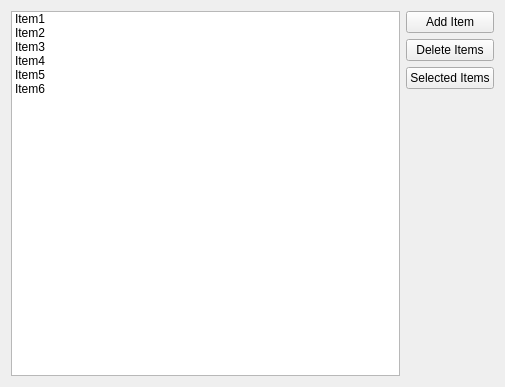
<?xml version="1.0" encoding="UTF-8"?>
<ui version="4.0">
 <class>Widget</class>
 <widget class="QWidget" name="Widget">
  <property name="geometry">
   <rect>
    <x>0</x>
    <y>0</y>
    <width>505</width>
    <height>387</height>
   </rect>
  </property>
  <property name="windowTitle">
   <string>Widget</string>
  </property>
  <layout class="QHBoxLayout" name="horizontalLayout">
   <item>
    <widget class="QListWidget" name="listWidget">
     <item>
      <property name="text">
       <string>Item1</string>
      </property>
     </item>
     <item>
      <property name="text">
       <string>Item2</string>
      </property>
     </item>
     <item>
      <property name="text">
       <string>Item3</string>
      </property>
     </item>
     <item>
      <property name="text">
       <string>Item4</string>
      </property>
     </item>
     <item>
      <property name="text">
       <string>Item5</string>
      </property>
     </item>
     <item>
      <property name="text">
       <string>Item6</string>
      </property>
     </item>
    </widget>
   </item>
   <item>
    <layout class="QVBoxLayout" name="verticalLayout">
     <item>
      <widget class="QPushButton" name="addItemButton">
       <property name="text">
        <string>Add Item</string>
       </property>
      </widget>
     </item>
     <item>
      <widget class="QPushButton" name="deleteItemButton">
       <property name="text">
        <string>Delete Items</string>
       </property>
      </widget>
     </item>
     <item>
      <widget class="QPushButton" name="selectedItemsButton">
       <property name="text">
        <string>Selected Items</string>
       </property>
      </widget>
     </item>
     <item>
      <spacer name="verticalSpacer">
       <property name="orientation">
        <enum>Qt::Vertical</enum>
       </property>
       <property name="sizeHint" stdset="0">
        <size>
         <width>20</width>
         <height>98</height>
        </size>
       </property>
      </spacer>
     </item>
    </layout>
   </item>
  </layout>
 </widget>
 <layoutdefault spacing="6" margin="11"/>
 <resources/>
 <connections/>
</ui>
